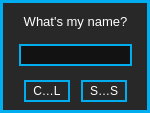
<?xml version="1.0" encoding="UTF-8"?>
<ui version="4.0">
 <class>saveAsDialogForm</class>
 <widget class="QWidget" name="saveAsDialogForm">
  <property name="geometry">
   <rect>
    <x>0</x>
    <y>0</y>
    <width>150</width>
    <height>113</height>
   </rect>
  </property>
  <property name="windowTitle">
   <string>Save As...</string>
  </property>
  <property name="styleSheet">
   <string notr="true">QWidget
{
	background:	 rgb(40, 40, 40);
	border: 3px solid rgb(0,174,239);
}

/* ---------- QLabels ------------*/
QLabel
{
	background:		rgba(0,0,0,0);
	color: 				white;
	font: 				10pt &quot;Corbel&quot;;
	border:				none;
}

QLabel:hover
{
	border:				none;
}  

/*-------QPushButton-------*/
QPushButton
{
	font: 7pt &quot;Corbel&quot;;
	color: white;
	border: 2px solid rgb(0, 174, 239);
}

QPushButton:pressed
{
	background-color: rgb(0, 174, 239);
}

/*-------QToolButton-------*/
QToolButton
{
	font: 7pt &quot;Corbel&quot;;
	color: white;
	border: 2px solid rgb(0, 174, 239);
}

QToolButton:pressed
{
	background-color: rgb(0, 174, 239);
}

/* ---------- QLineEdit ------------*/
QLineEdit
{
	font: 8pt &quot;Corbel&quot;;
	background: rgb(18, 18, 18);
	border: 2px solid rgb(0, 174, 239);
	border-radius: 0px;
	color: white;
	padding-left: 2px;
	padding-bottom: 2px;
}

QLineEdit:focus
{
	font: 8pt &quot;Corbel&quot;;
	background: rgb(18, 18, 18);
	border: 1px solid rgb(0, 174, 239);
	border-radius: 0px;
	color: white;
	padding-left: 2px;
	padding-bottom: 2px;
}

/*-------QToolTip-------*/
QToolTip
{
	font: 10px &quot;Corbel&quot;;
	color: rgb(255, 255, 255);
	background: rgba(40, 40, 40, 140);
	border: 1px solid rgb(120, 120, 120);
	padding: 2px;
	min-height: 16px;
}</string>
  </property>
  <widget class="QLineEdit" name="name">
   <property name="geometry">
    <rect>
     <x>19</x>
     <y>44</y>
     <width>113</width>
     <height>22</height>
    </rect>
   </property>
   <property name="toolTip">
    <string>You shall be called...</string>
   </property>
  </widget>
  <widget class="QToolButton" name="cancel">
   <property name="geometry">
    <rect>
     <x>24</x>
     <y>80</y>
     <width>46</width>
     <height>22</height>
    </rect>
   </property>
   <property name="toolTip">
    <string>I've changed my mind. &lt;br&gt;I don't want a new preset. Not yet...</string>
   </property>
   <property name="text">
    <string>CANCEL</string>
   </property>
  </widget>
  <widget class="QToolButton" name="save">
   <property name="geometry">
    <rect>
     <x>81</x>
     <y>80</y>
     <width>46</width>
     <height>22</height>
    </rect>
   </property>
   <property name="toolTip">
    <string>Saves a shiny, new preset.</string>
   </property>
   <property name="text">
    <string>SAVE AS</string>
   </property>
  </widget>
  <widget class="QLabel" name="label">
   <property name="geometry">
    <rect>
     <x>19</x>
     <y>8</y>
     <width>113</width>
     <height>28</height>
    </rect>
   </property>
   <property name="text">
    <string>&lt;!DOCTYPE HTML PUBLIC &quot;-//W3C//DTD HTML 4.0//EN&quot; &quot;http://www.w3.org/TR/REC-html40/strict.dtd&quot;&gt;
&lt;html&gt;&lt;head&gt;&lt;meta name=&quot;qrichtext&quot; content=&quot;1&quot; /&gt;&lt;style type=&quot;text/css&quot;&gt;
p, li { white-space: pre-wrap; }
&lt;/style&gt;&lt;/head&gt;&lt;body style=&quot; font-family:'Futura-Normal'; font-size:10pt; font-weight:400; font-style:normal;&quot;&gt;
&lt;p style=&quot; margin-top:0px; margin-bottom:0px; margin-left:0px; margin-right:0px; -qt-block-indent:0; text-indent:0px;&quot;&gt;&lt;span style=&quot; font-family:'Futura-Normal';&quot;&gt;What's my name?&lt;/span&gt;&lt;/p&gt;&lt;/body&gt;&lt;/html&gt;</string>
   </property>
   <property name="alignment">
    <set>Qt::AlignCenter</set>
   </property>
  </widget>
 </widget>
 <resources/>
 <connections/>
</ui>
